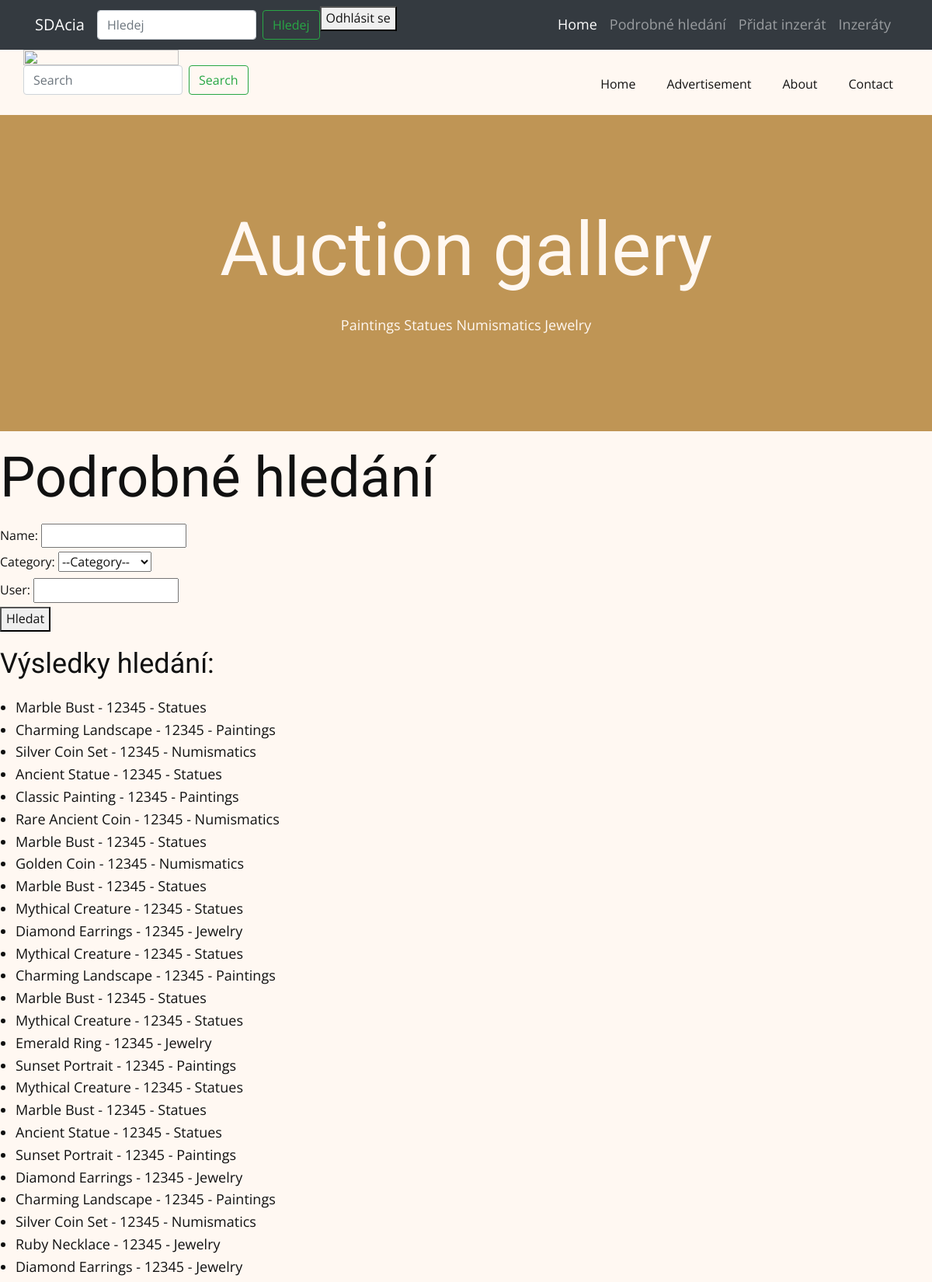
The page /podrobne_hledani/ (upper part) on the database its author committed.
### viewer/models.py (models this page shows, shortened)
class Advertisement(Model):
    name = CharField(max_length=128)
    user = ForeignKey(User, on_delete=models.DO_NOTHING)
    category = ForeignKey(Category, on_delete=models.DO_NOTHING)
    description = TextField()
    photo = models.ImageField(upload_to='photos/')
    minimum_bid = IntegerField(default=0)
    price = IntegerField(default=0)
    buy_now = BooleanField(default=False) # !zašknutí políčka buy_now = True!
    promotion = BooleanField(default=False) # !zašknutí políčka promotion = True!
    auction_start_date = DateTimeField(default=datetime.now)
    auction_end_date = DateTimeField(default=datetime.now)
    number_of_views = IntegerField(default=0)
    created = DateTimeField(default=timezone.now)

class Category(Model):
    name = CharField(max_length=128)
    def __str__(self):
        return f"{self.name}"

### viewer/views.py (the view)
# urls.py: path("podrobne_hledani/", podrobne_hledani, name="podrobne_hledani"),
def podrobne_hledani(request):
    name = request.GET.get('name', '')
    user = request.GET.get('user', '')
    category_name = request.GET.get('category', '')
    advertisements = Advertisement.objects.filter()
    if name:
        advertisements = advertisements.filter(name__icontains=name)
    if user:
        advertisements = advertisements.filter(user__username__icontains=user)
    if category_name and category_name != '--Category--':  # Zkontrolujte, že hodnota není výchozí
        advertisements = advertisements.filter(category__name__icontains=category_name)
    categorys = Category.objects.all()
    return render(request, template_name='podrobne_hledani.html', context={
        "advertisements": advertisements,
        "categorys": categorys,
    })
    template_name = 'form.html'

### viewer/templates/podrobne_hledani.html (shortened to what this page needs)
{% extends "base.html" %}
{% block content %}
<h1>Podrobné hledání</h1>
<form method="get" action="{% url 'podrobne_hledani' %}">
    <label for="name">Name:</label>
    <input type="text" name="name" id="name"><br>
        <label for="category">Category:</label>
    <select name="category" id="category">
        <option value="">--Category--</option>
    </select><br>
    <label for="user">User:</label>
    <input type="text" name="user" id="user"><br>
    <button type="submit">Hledat</button>
</form>
<h3>Výsledky hledání:</h3>
<ul>
    {% for advertisement in advertisements %}
        <li>{{ advertisement.name }} - {{ advertisement.user }} - {{ advertisement.category }}</li>
    {% empty %}
        <li>Žádné výsledky nenalezeny.</li>
    {% endfor %}
</ul>
{% endblock %}

### viewer/templates/base.html (shortened to what this page needs)
{% load static %}
<html {% if LANGUAGE_CODE %}lang="{{ LANGUAGE_CODE }}" {% endif %}>
<head>
    <link rel="stylesheet" href="https://stackpath.bootstrapcdn.com/bootstrap/4.2.1/css/bootstrap.min.css"
>
</head>
<body>
<nav class="navbar navbar-expand-lg navbar-dark bg-dark">
    <div class="container">
        <a class="navbar-brand" href="/">SDAcia</a>
        <form class="form-inline my-2 my-lg-0 mr-auto" action="/hledani/" method="GET">
            <input class="form-control mr-sm-2" type="search" placeholder="Hledej" aria-label="Hledej" name="hledej">
            <button class="btn btn-outline-success my-2 my-sm-0" type="submit">Hledej</button>
        </form>
        <form method="post" action="">
            <button type="submit">Odhlásit se</button>
        </form>
        <div class="collapse navbar-collapse" id="navbarNavAltMarkup">
            <div class="navbar-nav ml-auto">
                <a class="nav-item nav-link active" href="/">
                    Home
                </a>
                <a class="nav-item nav-link" href="/podrobne_hledani/">
                    Podrobné hledání
                </a>
                <a class="nav-item nav-link" href="/pridat_inzerat/">
                    Přidat inzerát
                </a>
                <a class="nav-item nav-link" href="/inzeraty/">
                    Inzeráty
                </a>
            </div>
        </div>
    </div>
</nav>
<!DOCTYPE html>
<html style="font-size: 16px;" lang="en"><head>
    <link rel="stylesheet" href="{% static 'nicepage.css' %}" media="screen">
<link rel="stylesheet" href="{% static 'index.css' %}" media="screen">
  <meta data-intl-tel-input-cdn-path="intlTelInput/"></head>
<body data-home-page="Home.html" data-home-page-title="Home" data-path-to-root="./" data-include-products="false" class="u-body u-xl-mode" data-lang="en"><header class="u-clearfix u-header u-header" id="sec-6d48"><div class="u-clearfix u-sheet u-valign-middle u-sheet-1">
        <a href="#" style="max-width: 200px; height: auto;">
          <img src={% static "Auction gallery -ořez.gif" %} class="u-logo-image u-logo-image-1">
        </a>
      <form class="form-inline my-2 my-lg-0 mr-auto" action="/search/" method="GET">
            <input class="form-control mr-sm-2" type="search" placeholder="Search" aria-label="Search" name="Search">
            <button class="btn btn-outline-success my-2 my-sm-0" type="submit">Search</button>
        </form>
        <nav class="u-menu u-menu-dropdown u-offcanvas u-menu-1">
          <div class="u-nav-container">
            <ul class="u-nav u-unstyled u-nav-1"><li class="u-nav-item"><a class="u-button-style u-nav-link u-text-active-palette-1-base u-text-hover-palette-2-base" href="{% url 'index' %}" style="padding: 10px 20px;">Home</a>
</li><li class="u-nav-item"><a class="u-button-style u-nav-link u-text-active-palette-1-base u-text-hover-palette-2-base" href="{% url 'advertisement' %}" style="padding: 10px 20px;">Advertisement</a>
</li><li class="u-nav-item"><a class="u-button-style u-nav-link u-text-active-palette-1-base u-text-hover-palette-2-base" href="{% url 'about' %}" style="padding: 10px 20px;">About</a>
</li><li class="u-nav-item"><a class="u-button-style u-nav-link u-text-active-palette-1-base u-text-hover-palette-2-base" href="{% url 'contact' %}" style="padding: 10px 20px;">Contact</a>
</li></ul>
          </div>
        </nav>
      </div></header>
    <section class="u-align-center u-clearfix u-container-align-center u-palette-1-base u-section-1" src="" id="carousel_ef82">
      <div class="u-clearfix u-sheet u-valign-middle u-sheet-1">
        <h1 class="u-align-center u-text u-text-default u-title u-text-1">Auction gallery</h1>
          <p class="u-align-center u-text u-text-default u-text-2"><a href="{% url 'paintings' %}">   Paintings   </a> <a href="{% url 'statues' %}">   Statues   </a> <a href="{% url 'numismatics' %}">   Numismatics   </a> <a href="{% url 'jewelry' %}">   Jewelry   </a></p>
      </div>
    </section>
{% block content %}{% endblock %}
</body></html>

### viewer/static/index.css (style rules this page uses)
.u-section-1 { background-image: none; }
.u-section-1 .u-sheet-1 { min-height: 407px; }
.u-section-1 .u-text-1 { box-shadow: 0px 0px 0 0 rgba(0,0,0,0); margin: 60px auto 0; }
.u-section-1 .u-text-2 { margin: 30px auto 60px; }

### rows shown on the page
Advertisement: name "Marble Bust", user "12345", category "Statues"
Advertisement: name "Charming Landscape", user "12345", category "Paintings"
Advertisement: name "Silver Coin Set", user "12345", category "Numismatics"
Advertisement: name "Ancient Statue", user "12345", category "Statues"
Advertisement: name "Classic Painting", user "12345", category "Paintings"
Advertisement: name "Rare Ancient Coin", user "12345", category "Numismatics"
Advertisement: name "Marble Bust", user "12345", category "Statues"
Advertisement: name "Golden Coin", user "12345", category "Numismatics"
Advertisement: name "Marble Bust", user "12345", category "Statues"
Advertisement: name "Mythical Creature", user "12345", category "Statues"
Advertisement: name "Diamond Earrings", user "12345", category "Jewelry"
Advertisement: name "Mythical Creature", user "12345", category "Statues"
Advertisement: name "Charming Landscape", user "12345", category "Paintings"
Advertisement: name "Marble Bust", user "12345", category "Statues"
Advertisement: name "Mythical Creature", user "12345", category "Statues"
Advertisement: name "Emerald Ring", user "12345", category "Jewelry"
Advertisement: name "Sunset Portrait", user "12345", category "Paintings"
Advertisement: name "Mythical Creature", user "12345", category "Statues"
Advertisement: name "Marble Bust", user "12345", category "Statues"
Advertisement: name "Ancient Statue", user "12345", category "Statues"
Advertisement: name "Sunset Portrait", user "12345", category "Paintings"
Advertisement: name "Diamond Earrings", user "12345", category "Jewelry"
Advertisement: name "Charming Landscape", user "12345", category "Paintings"
Advertisement: name "Silver Coin Set", user "12345", category "Numismatics"
Advertisement: name "Ruby Necklace", user "12345", category "Jewelry"
Advertisement: name "Diamond Earrings", user "12345", category "Jewelry"
